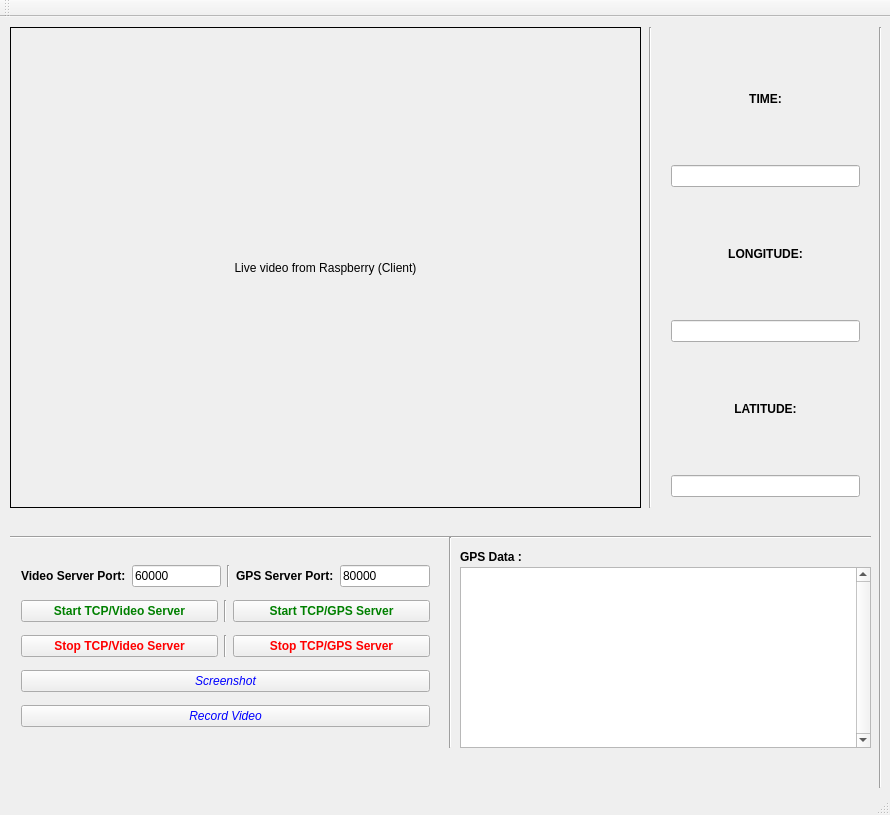
<?xml version="1.0" encoding="UTF-8"?>
<ui version="4.0">
 <class>MainWindowServer</class>
 <widget class="QMainWindow" name="MainWindowServer">
  <property name="geometry">
   <rect>
    <x>0</x>
    <y>0</y>
    <width>890</width>
    <height>815</height>
   </rect>
  </property>
  <property name="windowTitle">
   <string>MainWindowServer</string>
  </property>
  <widget class="QWidget" name="centralWidget">
   <widget class="Line" name="line">
    <property name="geometry">
     <rect>
      <x>10</x>
      <y>510</y>
      <width>861</width>
      <height>21</height>
     </rect>
    </property>
    <property name="orientation">
     <enum>Qt::Horizontal</enum>
    </property>
   </widget>
   <widget class="Line" name="line_2">
    <property name="geometry">
     <rect>
      <x>440</x>
      <y>520</y>
      <width>21</width>
      <height>211</height>
     </rect>
    </property>
    <property name="orientation">
     <enum>Qt::Vertical</enum>
    </property>
   </widget>
   <widget class="QWidget" name="layoutWidget">
    <property name="geometry">
     <rect>
      <x>10</x>
      <y>530</y>
      <width>431</width>
      <height>201</height>
     </rect>
    </property>
    <layout class="QVBoxLayout" name="verticalLayout">
     <item>
      <layout class="QHBoxLayout" name="horizontalLayout">
       <item>
        <widget class="QLabel" name="label_2">
         <property name="font">
          <font>
           <italic>false</italic>
           <bold>true</bold>
           <underline>false</underline>
          </font>
         </property>
         <property name="text">
          <string>Video Server Port:</string>
         </property>
        </widget>
       </item>
       <item>
        <widget class="QLineEdit" name="lineEdit_serverPort">
         <property name="text">
          <string>60000</string>
         </property>
        </widget>
       </item>
       <item>
        <widget class="Line" name="line_3">
         <property name="orientation">
          <enum>Qt::Vertical</enum>
         </property>
        </widget>
       </item>
       <item>
        <widget class="QLabel" name="label">
         <property name="font">
          <font>
           <bold>true</bold>
          </font>
         </property>
         <property name="text">
          <string>GPS Server Port:</string>
         </property>
        </widget>
       </item>
       <item>
        <widget class="QLineEdit" name="lineEdit_serverPortGps">
         <property name="text">
          <string>80000</string>
         </property>
        </widget>
       </item>
      </layout>
     </item>
     <item>
      <layout class="QHBoxLayout" name="horizontalLayout_2">
       <item>
        <widget class="QPushButton" name="btn_start">
         <property name="font">
          <font>
           <bold>true</bold>
          </font>
         </property>
         <property name="styleSheet">
          <string notr="true">color:green;</string>
         </property>
         <property name="text">
          <string>Start TCP/Video Server</string>
         </property>
        </widget>
       </item>
       <item>
        <widget class="Line" name="line_4">
         <property name="orientation">
          <enum>Qt::Vertical</enum>
         </property>
        </widget>
       </item>
       <item>
        <widget class="QPushButton" name="btn_startgps">
         <property name="font">
          <font>
           <bold>true</bold>
          </font>
         </property>
         <property name="styleSheet">
          <string notr="true">color:green;</string>
         </property>
         <property name="text">
          <string>Start TCP/GPS Server</string>
         </property>
        </widget>
       </item>
      </layout>
     </item>
     <item>
      <layout class="QHBoxLayout" name="horizontalLayout_4">
       <item>
        <widget class="QPushButton" name="btn_stop">
         <property name="font">
          <font>
           <bold>true</bold>
          </font>
         </property>
         <property name="styleSheet">
          <string notr="true">color:red;</string>
         </property>
         <property name="text">
          <string>Stop TCP/Video Server</string>
         </property>
        </widget>
       </item>
       <item>
        <widget class="Line" name="line_5">
         <property name="orientation">
          <enum>Qt::Vertical</enum>
         </property>
        </widget>
       </item>
       <item>
        <widget class="QPushButton" name="btn_stopgps">
         <property name="font">
          <font>
           <bold>true</bold>
          </font>
         </property>
         <property name="styleSheet">
          <string notr="true">color:red;</string>
         </property>
         <property name="text">
          <string>Stop TCP/GPS Server</string>
         </property>
        </widget>
       </item>
      </layout>
     </item>
     <item>
      <widget class="QPushButton" name="btn_screenshot">
       <property name="font">
        <font>
         <italic>true</italic>
         <kerning>true</kerning>
        </font>
       </property>
       <property name="styleSheet">
        <string notr="true">color:blue</string>
       </property>
       <property name="text">
        <string>Screenshot</string>
       </property>
       <property name="autoRepeat">
        <bool>false</bool>
       </property>
       <property name="autoRepeatDelay">
        <number>5</number>
       </property>
       <property name="autoRepeatInterval">
        <number>5</number>
       </property>
      </widget>
     </item>
     <item>
      <widget class="QPushButton" name="btn_record">
       <property name="font">
        <font>
         <italic>true</italic>
         <kerning>true</kerning>
        </font>
       </property>
       <property name="styleSheet">
        <string notr="true">color:blue</string>
       </property>
       <property name="text">
        <string>Record Video</string>
       </property>
      </widget>
     </item>
    </layout>
   </widget>
   <widget class="QTextEdit" name="textEdit">
    <property name="geometry">
     <rect>
      <x>460</x>
      <y>550</y>
      <width>411</width>
      <height>181</height>
     </rect>
    </property>
    <property name="frameShape">
     <enum>QFrame::StyledPanel</enum>
    </property>
    <property name="verticalScrollBarPolicy">
     <enum>Qt::ScrollBarAlwaysOn</enum>
    </property>
    <property name="horizontalScrollBarPolicy">
     <enum>Qt::ScrollBarAsNeeded</enum>
    </property>
    <property name="readOnly">
     <bool>true</bool>
    </property>
   </widget>
   <widget class="QLabel" name="label_4">
    <property name="geometry">
     <rect>
      <x>460</x>
      <y>530</y>
      <width>281</width>
      <height>20</height>
     </rect>
    </property>
    <property name="font">
     <font>
      <bold>true</bold>
     </font>
    </property>
    <property name="text">
     <string>GPS Data :</string>
    </property>
   </widget>
   <widget class="QFrame" name="frame">
    <property name="geometry">
     <rect>
      <x>10</x>
      <y>10</y>
      <width>631</width>
      <height>481</height>
     </rect>
    </property>
    <property name="frameShape">
     <enum>QFrame::Box</enum>
    </property>
    <property name="frameShadow">
     <enum>QFrame::Plain</enum>
    </property>
    <widget class="QLabel" name="image">
     <property name="geometry">
      <rect>
       <x>0</x>
       <y>0</y>
       <width>631</width>
       <height>481</height>
      </rect>
     </property>
     <property name="frameShape">
      <enum>QFrame::NoFrame</enum>
     </property>
     <property name="text">
      <string>Live video from Raspberry (Client)</string>
     </property>
     <property name="alignment">
      <set>Qt::AlignCenter</set>
     </property>
    </widget>
   </widget>
   <widget class="Line" name="line_7">
    <property name="geometry">
     <rect>
      <x>640</x>
      <y>10</y>
      <width>21</width>
      <height>481</height>
     </rect>
    </property>
    <property name="orientation">
     <enum>Qt::Vertical</enum>
    </property>
   </widget>
   <widget class="Line" name="line_10">
    <property name="geometry">
     <rect>
      <x>870</x>
      <y>10</y>
      <width>21</width>
      <height>761</height>
     </rect>
    </property>
    <property name="orientation">
     <enum>Qt::Vertical</enum>
    </property>
   </widget>
   <widget class="QWidget" name="verticalLayoutWidget">
    <property name="geometry">
     <rect>
      <x>660</x>
      <y>10</y>
      <width>211</width>
      <height>481</height>
     </rect>
    </property>
    <layout class="QVBoxLayout" name="verticalLayout_2">
     <item>
      <widget class="QLabel" name="label_6">
       <property name="font">
        <font>
         <bold>true</bold>
        </font>
       </property>
       <property name="text">
        <string>TIME:</string>
       </property>
       <property name="textFormat">
        <enum>Qt::AutoText</enum>
       </property>
       <property name="alignment">
        <set>Qt::AlignCenter</set>
       </property>
      </widget>
     </item>
     <item>
      <widget class="QLineEdit" name="timelineEdit">
       <property name="readOnly">
        <bool>true</bool>
       </property>
      </widget>
     </item>
     <item>
      <widget class="QLabel" name="label_7">
       <property name="font">
        <font>
         <bold>true</bold>
        </font>
       </property>
       <property name="text">
        <string>LONGITUDE:</string>
       </property>
       <property name="alignment">
        <set>Qt::AlignCenter</set>
       </property>
      </widget>
     </item>
     <item>
      <widget class="QLineEdit" name="longlineEdit">
       <property name="readOnly">
        <bool>true</bool>
       </property>
      </widget>
     </item>
     <item>
      <widget class="QLabel" name="label_5">
       <property name="font">
        <font>
         <bold>true</bold>
        </font>
       </property>
       <property name="text">
        <string>LATITUDE:</string>
       </property>
       <property name="alignment">
        <set>Qt::AlignCenter</set>
       </property>
      </widget>
     </item>
     <item>
      <widget class="QLineEdit" name="latlineEdit">
       <property name="readOnly">
        <bool>true</bool>
       </property>
      </widget>
     </item>
    </layout>
   </widget>
  </widget>
  <widget class="QMenuBar" name="menuBar">
   <property name="geometry">
    <rect>
     <x>0</x>
     <y>0</y>
     <width>890</width>
     <height>26</height>
    </rect>
   </property>
  </widget>
  <widget class="QToolBar" name="mainToolBar">
   <attribute name="toolBarArea">
    <enum>TopToolBarArea</enum>
   </attribute>
   <attribute name="toolBarBreak">
    <bool>false</bool>
   </attribute>
  </widget>
  <widget class="QStatusBar" name="statusBar"/>
 </widget>
 <layoutdefault spacing="6" margin="11"/>
 <resources/>
 <connections/>
</ui>
